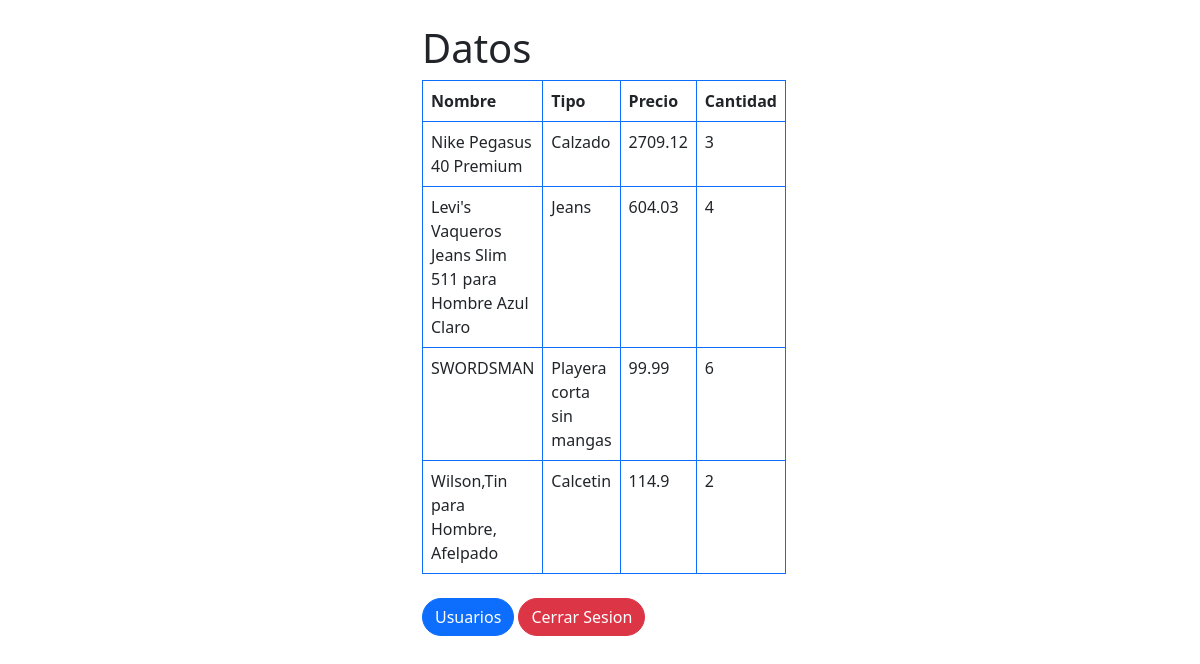
The page / (signed in) on the database its author committed.
### tables this page shows
CREATE TABLE `t_productos` (
  `id_producto` int(11) NOT NULL,
  `nombre` varchar(200) DEFAULT NULL,
  `tipo` varchar(250) DEFAULT NULL,
  `precio` double DEFAULT NULL,
  `cantidad` int(11) DEFAULT NULL
);

### app/config/View.php (called while the page is built, shortened)
<?php
    class View{
        public function vista($mi_vista, $datos=""){
            if(file_exists('./view/'. $mi_vista. '.view.php')){
                $mi_vista = './view/'. $mi_vista. '.view.php';
            }else{
                $mi_vista = './view/error.view.php';
            }
            require_once $mi_vista;
        }
    }
?>

### app/controller/Login.php (called while the page is built, shortened)
<?php
class Login extends View
{
    public function index()
    {
        $producto = new TablaProductos();
        $datos = $producto->consulta()->all();
        if (isset($_SESSION['id_usuario'])) {
            return parent::vista('home', $datos);
        } else {
            return parent::vista('login/login');
        }
    }
}
?>

### app/config/MyRoutes.php (called while the page is built, shortened)
<?php
    $router = new Route();
    $router->get("/", ['Login', 'index']);
    $router->get("/login", ['Login', 'index']);
    $router->get("/registre", ['Login', 'registro']);
    $router->post("/registreComprobar", ['Login', 'completarRegistro']);
    $router->post("/loginComprobar", ['Login', 'comprobarUsuario']);
    $router->get("/logout", ['Login', 'cerrarSession']);
    $router->get("/home", ['Login', 'inicioSession']);
    $router->get("/usuarios", ['Usuarios', 'index']);
    $router->get("/insertarUsuarios", ['Usuarios', 'insercion']);
    $router->post("/comprobarInsercion", ['Usuarios', 'completarInsercion']);
    $router->get("/editarUsuarios", ['Usuarios','editar']);
    $router->post("/comprobarEditar",['Usuarios', 'completarEditar']);
    $router->get("/eliminarUsuario", ['Usuarios', 'eliminarUsuario']);
    $router->run()
?>

### app/config/Conexion.php (called while the page is built, shortened)
<?php
class Conexion
{
    private static $conexion;
    private static function abrir_conexion()
    {
        if (!isset(self::$conexion)) {
            try {
                self::$conexion = new PDO('mysql:host=' . SERVIDOR . ';dbname=' . DB, USER, PASS);
                self::$conexion->exec('SET CHARACTER SET utf8');
                return self::$conexion;
            } catch (PDOException $e) {
                echo "Error en la conexion: " . $e;
                die();
            }
        } else {
            return self::$conexion;
        }
    }
    public static function obtener_conexion()
    {
        $conexion = self::abrir_conexion();
        return $conexion;
    }
}
?>

### app/config/ORM.php (called while the page is built, shortened)
<?php
class ORM
{
    protected $tabla;
    public function all(){
        try {
            $queryFinal = $this->query;
            $consulta = Conexion::obtener_conexion()->prepare($queryFinal);
            if($consulta->execute()){
                $data = $consulta->fetchAll(PDO::FETCH_ASSOC);
            }else{
                $data = [];
            }
            return $data;
        }catch (PDOException $e){
            return json_encode($e);
        }
    }
    public function consulta($seleccion = ['*'])
    {
        try{
            $seleccion = implode(',', $seleccion);
            $this->query = "SELECT $seleccion FROM $this->tabla";
            return $this;
        }catch(PDOException $e){
            return json_encode($e);
        }
    }
}
?>

### view/home.view.php (the view, shortened to what this page needs)
<?php
    $dependencia = new Route();
?>
<div class="container mt-4">
    <div class="row justify-content-center">
        <div class="col-md-4">
            <h1>Datos</h1>
            <table class="table table-bordered border-primary">
                <thead>
                    <tr>
                        <th>Nombre</th>
                        <th>Tipo</th>
                        <th>Precio</th>
                        <th>Cantidad</th>
                    </tr>
                </thead>
                <tbody>
                    <?php
                        if(isset($datos) && is_array($datos)) {
                            foreach($datos as $producto):
                    ?>
                    <tr>
                        <td><?php echo $producto["nombre"] ?></td>
                        <td><?php echo $producto["tipo"] ?></td>
                        <td><?php echo $producto["precio"] ?></td>
                        <td><?php echo $producto["cantidad"] ?></td>
                    </tr>
                    <?php
                            endforeach;
                        } else {
                            echo "<tr><td colspan='4'>No hay productos disponibles</td></tr>";
                        }
                    ?>
                </tbody>
            </table>
        </div>
    </div>
    <div class="row justify-content-center">
        <div class="col-md-4">
            <a href="<?=$dependencia->redireccion('usuarios')?>" class="btn btn-primary rounded-pill mt-2">Usuarios</a>
            <a href="<?=$dependencia->redireccion('logout') ?>" class="btn btn-danger rounded-pill mt-2">Cerrar Sesion</a>
        </div>
    </div>
</div>

### index.php (shortened to what this page needs)
<?php
    $dependencia = new Route();
?>
<!doctype html>
<html lang="en">
<head>
    <link href="https://cdn.jsdelivr.net/npm/bootstrap@5.0.1/dist/css/bootstrap.min.css" rel="stylesheet">
    <link rel="stylesheet" href="<?=$dependencia->dep_css('main')?>">
</head>
<body>
    <?php  require_once './app/config/MyRoutes.php'; ?>
</body>
</html>

### app/config/Route.php (shortened to what this page needs)
<?php
class Route
{
    private $ruta2 = [];
    private $controller;
    private $routes = [];
    private $method;
    protected $importacion;
    public function get($ruta, $metodo){
        $ruta_final = trim($ruta, '/');
        $this->routes['GET'][$ruta_final] = $metodo;
    }
    public function post($ruta, $metodo){
        $ruta_final = trim($ruta, '/');
        $this->routes['POST'][$ruta_final] = $metodo;
    }
    public function match_route($ruta, $method)
    {
        if(preg_match('/[a-zA-Z0-9_-]\/[a-zA-Z0-9_-]/',$ruta)){
            $this->ruta2 = explode('/', $ruta);
            $this->controller = array_key_exists($this->ruta2[0], $this->routes[$method])? $this->routes[$method][$this->ruta2[0]] : self::ERROR;
        }else{
            $this->controller = array_key_exists($ruta, $this->routes[$method])
            ? $this->routes[$method][$ruta] : self::ERROR;
        }
        $this->method = $this->controller[1];
        $this->importacion = $controlador;
    }
    public function run(){
        $metodo = $this->method;
        if(count($this->ruta2)>1){
            $this->importacion->$metodo($this->ruta2[1]);
        }else{
            $this->importacion->$metodo();
        }
    }
    public function redireccion($ruta){
        $ruta_completa = self::SERVER . $ruta;
        return $ruta_completa;
    }
    public function dep_css($archivo){
        return self::DEP_CSS.$archivo.'.css';
    }
}
?>

### rows shown on the page
t_productos: nombre "Nike Pegasus 40 Premium", tipo "Calzado", precio "2709.12", cantidad "3"
t_productos: nombre "Levi's Vaqueros Jeans Slim 511 para Hombre Azul Claro", tipo "Jeans", precio "604.03", cantidad "4"
t_productos: nombre "SWORDSMAN", tipo "Playera corta sin mangas", precio "99.99", cantidad "6"
t_productos: nombre "Wilson,Tin para Hombre, Afelpado", tipo "Calcetin", precio "114.9", cantidad "2"
